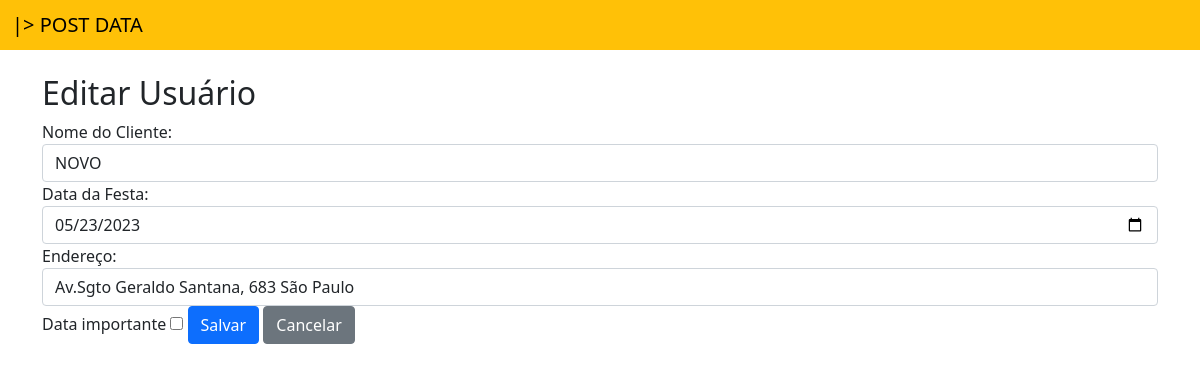
Page /editar_usuario/73/ on the earlier database version.
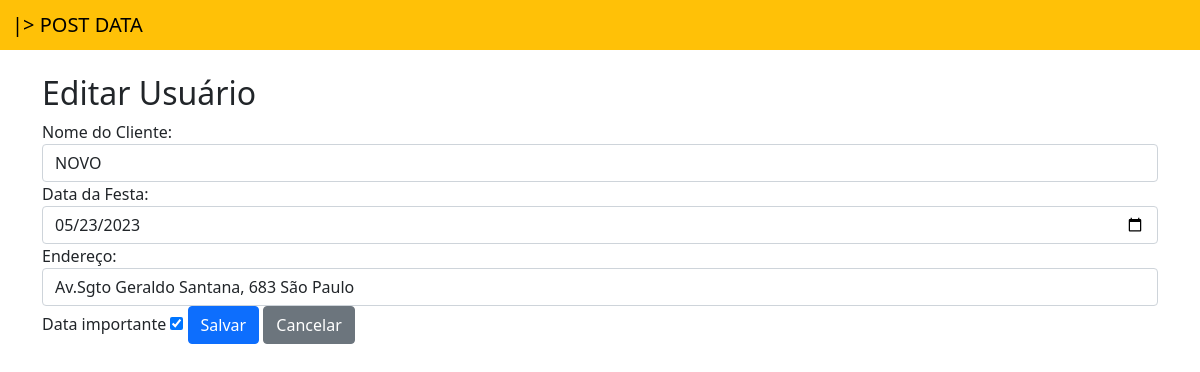
Same page on the later database version.
### app_data/models.py (models this page shows, shortened)
class Usuario(models.Model):
    id_usuario = models.AutoField(primary_key=True)
    nome_cliente = models.TextField(max_length=100, null=False, blank=False, default=None)
    data_da_festa = models.DateField()
    endereco = models.TextField(max_length=600, null=False, blank=False, default=None)
    datas_importantes = models.BooleanField(default=False)

### app_data/views.py (the view)
# urls.py: path('editar_usuario/<int:id>/', views.editar_usuario, name='editar_usuario'),
def editar_usuario(request, id):
    usuario = Usuario.objects.get(id_usuario=id)
    if request.method == 'POST':
        nome_cliente = request.POST.get('nome_cliente')
        data_da_festa_str = request.POST.get('data_da_festa')
        endereco = request.POST.get('endereco')
        datas_importantes = request.POST.get('datas_importantes') == 'on'
        data_da_festa = datetime.strptime(data_da_festa_str, '%Y-%m-%d').strftime('%Y-%m-%d')
        usuario.nome_cliente = nome_cliente
        usuario.data_da_festa = data_da_festa
        usuario.endereco = endereco
        usuario.datas_importantes = datas_importantes
        usuario.save()
        return redirect('usuarios')
    else:
        return render(request, 'usuarios/editar_usuario.html', {'usuario': usuario})

### templates/usuarios/editar_usuario.html (shortened to what this page needs)
{% extends 'usuarios/base.html' %}
{% load tz %}
{% block conteudo %}
<div class="container"></br>
  <h2>Editar Usuário</h2>
  <form method="POST" action="{% url 'editar_usuario' id=usuario.id_usuario %}">
    <div class="form-group">
      <label for="nome_cliente">Nome do Cliente:</label>
      <input type="text" class="form-control" id="nome_cliente" name="nome_cliente" value="{{ usuario.nome_cliente }}" required>
    </div>
    <div class="form-group">
      <label for="data_da_festa">Data da Festa:</label>
      <input type="date" class="form-control" id="data_da_festa" name="data_da_festa" value="{{ usuario.data_da_festa|date:'Y-m-d' }}" required>
    </div>
    <div class="form-group">
      <label for="endereco">Endereço:</label>
      <input type="text" class="form-control" id="endereco" name="endereco" value="{{ usuario.endereco }}" required>
    </div>
    <label for="id_datas_importantes">Data importante</label>
    <input type="checkbox" name="datas_importantes" id="id_datas_importantes" {% if usuario.datas_importantes %}checked{% endif %}>
    <button type="submit" class="btn btn-primary">Salvar</button>
    <a href="{% url 'usuarios' %}" class="btn btn-secondary">Cancelar</a>
  </form>
</div>
{% endblock %}

Differences in the rows shown:
changed Usuario "NOVO": datas_importantes "☐" → "☑"
